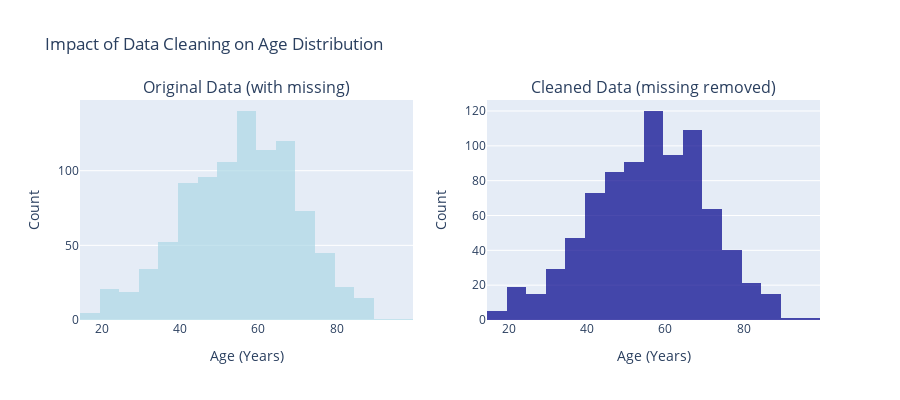

This figure's notebook cell:
### Code cell
# STEP 3: Visualize the impact of data cleaning
# Create comparison plots showing differences between original and cleaned datasets

print("\n=== VISUALIZING CLEANING IMPACT ===")

# Create side-by-side comparison of Age distributions
# This demonstrates how data cleaning affects the underlying distributions
from plotly.subplots import make_subplots
import plotly.graph_objects as go

# Create subplots for comparison
fig_cleaning = make_subplots(
    rows=1, cols=2,
    subplot_titles=('Original Data (with missing)', 'Cleaned Data (missing removed)'),
    specs=[[{"secondary_y": False}, {"secondary_y": False}]]
)

# Add histogram for original data (with missing values)
fig_cleaning.add_trace(
    go.Histogram(
        x=df_copy['Age'],
        name='Original Data',
        nbinsx=25,
        marker_color='lightblue',
        opacity=0.7
    ),
    row=1, col=1
)

# Add histogram for cleaned data (missing values removed)
fig_cleaning.add_trace(
    go.Histogram(
        x=df_cleaned['Age'],
        name='Cleaned Data',
        nbinsx=25,
        marker_color='darkblue',
        opacity=0.7
    ),
    row=1, col=2
)

# Update layout
fig_cleaning.update_layout(
    title_text="Impact of Data Cleaning on Age Distribution",
    showlegend=False,
    height=400
)

# Update x-axis and y-axis labels
fig_cleaning.update_xaxes(title_text="Age (Years)", row=1, col=1)
fig_cleaning.update_xaxes(title_text="Age (Years)", row=1, col=2)
fig_cleaning.update_yaxes(title_text="Count", row=1, col=1)
fig_cleaning.update_yaxes(title_text="Count", row=1, col=2)

fig_cleaning.show()

# Compare summary statistics before and after cleaning
print("\n=== STATISTICAL COMPARISON: BEFORE vs AFTER CLEANING ===")
print("Age statistics comparison:")
print(f"Original data - Mean: {df_copy['Age'].mean():.2f}, Std: {df_copy['Age'].std():.2f}")
print(f"Cleaned data  - Mean: {df_cleaned['Age'].mean():.2f}, Std: {df_cleaned['Age'].std():.2f}")

print("\nSeverity distribution comparison:")
original_severity = df_copy['Severity'].value_counts().sort_index()
cleaned_severity = df_cleaned['Severity'].value_counts().sort_index()

for severity in [0, 1]:
    orig_count = original_severity.get(severity, 0)
    clean_count = cleaned_severity.get(severity, 0)
    orig_pct = (orig_count / len(df_copy)) * 100
    clean_pct = (clean_count / len(df_cleaned)) * 100
    print(f"Severity {severity}: Original {orig_count} ({orig_pct:.1f}%) → Cleaned {clean_count} ({clean_pct:.1f}%)")

print("✓ Cleaning impact visualization completed")

### Figure 1 — Plotly figure (JSON) as saved in the notebook; plotly's stock layout.template omitted (floating-point values rounded to 4 significant figures; data arrays with more than 128 entries replaced by an {"elided": "..."} marker saying what was removed)
{"data": [{"marker": {"color": "lightblue"}, "name": "Original Data", "nbinsx": 25, "opacity": 0.7, "type": "histogram", "x": {"elided": "961 float values"}, "xaxis": "x", "yaxis": "y"}, {"marker": {"color": "darkblue"}, "name": "Cleaned Data", "nbinsx": 25, "opacity": 0.7, "type": "histogram", "x": {"elided": "830 float values"}, "xaxis": "x2", "yaxis": "y2"}], "layout": {"annotations": [{"font": {"size": 16}, "showarrow": false, "text": "Original Data (with missing)", "x": 0.225, "xanchor": "center", "xref": "paper", "y": 1, "yanchor": "bottom", "yref": "paper"}, {"font": {"size": 16}, "showarrow": false, "text": "Cleaned Data (missing removed)", "x": 0.775, "xanchor": "center", "xref": "paper", "y": 1, "yanchor": "bottom", "yref": "paper"}], "height": 400, "showlegend": false, "title": {"text": "Impact of Data Cleaning on Age Distribution"}, "xaxis": {"anchor": "y", "domain": [0, 0.45], "title": {"text": "Age (Years)"}}, "xaxis2": {"anchor": "y2", "domain": [0.55, 1], "title": {"text": "Age (Years)"}}, "yaxis": {"anchor": "x", "domain": [0, 1], "title": {"text": "Count"}}, "yaxis2": {"anchor": "x2", "domain": [0, 1], "title": {"text": "Count"}}}}
